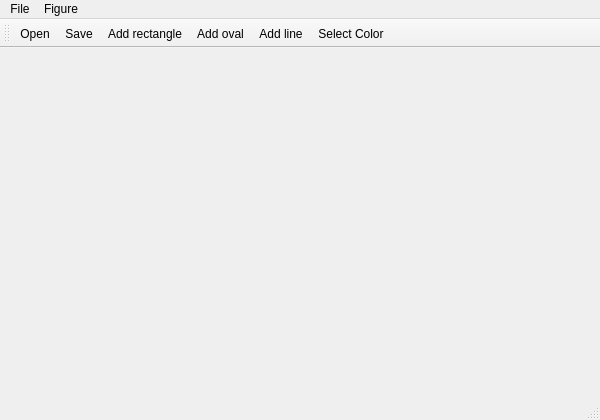
<?xml version="1.0" encoding="UTF-8"?>
<ui version="4.0">
 <class>MainWindow</class>
 <widget class="QMainWindow" name="MainWindow">
  <property name="geometry">
   <rect>
    <x>0</x>
    <y>0</y>
    <width>600</width>
    <height>389</height>
   </rect>
  </property>
  <property name="windowTitle">
   <string>MainWindow</string>
  </property>
  <widget class="QWidget" name="centralWidget">
   <property name="minimumSize">
    <size>
     <width>600</width>
     <height>350</height>
    </size>
   </property>
   <widget class="QWidget" name="verticalLayoutWidget">
    <property name="geometry">
     <rect>
      <x>0</x>
      <y>10</y>
      <width>611</width>
      <height>291</height>
     </rect>
    </property>
    <layout class="QVBoxLayout" name="verticalLayout">
     <item>
      <layout class="QHBoxLayout" name="horizontalLayout">
       <property name="spacing">
        <number>6</number>
       </property>
      </layout>
     </item>
    </layout>
   </widget>
  </widget>
  <widget class="QMenuBar" name="menuBar">
   <property name="geometry">
    <rect>
     <x>0</x>
     <y>0</y>
     <width>600</width>
     <height>21</height>
    </rect>
   </property>
   <widget class="QMenu" name="menuFile">
    <property name="title">
     <string>File</string>
    </property>
    <addaction name="actionNew"/>
    <addaction name="actionOpen"/>
    <addaction name="actionSave"/>
    <addaction name="separator"/>
    <addaction name="actionExit"/>
   </widget>
   <widget class="QMenu" name="menuForm">
    <property name="title">
     <string>Figure</string>
    </property>
    <addaction name="actionAdd_rect"/>
    <addaction name="actionAdd_oval"/>
    <addaction name="actionAdd_line"/>
    <addaction name="actionColor"/>
    <addaction name="actionRemove_all"/>
   </widget>
   <addaction name="menuFile"/>
   <addaction name="menuForm"/>
  </widget>
  <widget class="QStatusBar" name="statusBar"/>
  <widget class="QToolBar" name="toolBar">
   <property name="windowTitle">
    <string>toolBar</string>
   </property>
   <attribute name="toolBarArea">
    <enum>TopToolBarArea</enum>
   </attribute>
   <attribute name="toolBarBreak">
    <bool>false</bool>
   </attribute>
   <addaction name="actionOpen"/>
   <addaction name="actionSave"/>
   <addaction name="actionAdd_rect"/>
   <addaction name="actionAdd_oval"/>
   <addaction name="actionAdd_line"/>
   <addaction name="actionColor"/>
  </widget>
  <action name="actionOpen">
   <property name="icon">
    <iconset resource="graphics.qrc">
     <normaloff>:/icons/1498519533_editor-folder-add-glyph.png</normaloff>:/icons/1498519533_editor-folder-add-glyph.png</iconset>
   </property>
   <property name="text">
    <string>Open</string>
   </property>
  </action>
  <action name="actionSave">
   <property name="icon">
    <iconset resource="graphics.qrc">
     <normaloff>:/icons/1498519588_editor-floopy-dish-save-glyph.png</normaloff>:/icons/1498519588_editor-floopy-dish-save-glyph.png</iconset>
   </property>
   <property name="text">
    <string>Save</string>
   </property>
  </action>
  <action name="actionExit">
   <property name="text">
    <string>Exit</string>
   </property>
  </action>
  <action name="actionAdd_rect">
   <property name="icon">
    <iconset resource="graphics.qrc">
     <normaloff>:/icons/1498519708_editor-crop-outline-stroke.png</normaloff>:/icons/1498519708_editor-crop-outline-stroke.png</iconset>
   </property>
   <property name="text">
    <string>Add rectangle</string>
   </property>
  </action>
  <action name="actionAdd_oval">
   <property name="icon">
    <iconset resource="graphics.qrc">
     <normaloff>:/icons/1498519975_record-round-circle-dot.png</normaloff>:/icons/1498519975_record-round-circle-dot.png</iconset>
   </property>
   <property name="text">
    <string>Add oval</string>
   </property>
  </action>
  <action name="actionAdd_line">
   <property name="icon">
    <iconset resource="graphics.qrc">
     <normaloff>:/icons/1498519847_arrow_6.png</normaloff>:/icons/1498519847_arrow_6.png</iconset>
   </property>
   <property name="text">
    <string>Add line</string>
   </property>
  </action>
  <action name="actionNew">
   <property name="icon">
    <iconset resource="graphics.qrc">
     <normaloff>:/icons/1498520517_49.png</normaloff>:/icons/1498520517_49.png</iconset>
   </property>
   <property name="text">
    <string>New</string>
   </property>
  </action>
  <action name="actionRemove_all">
   <property name="icon">
    <iconset resource="graphics.qrc">
     <normaloff>:/icons/1498519647_editor-trash-delete-recycle-bin-glyph.png</normaloff>:/icons/1498519647_editor-trash-delete-recycle-bin-glyph.png</iconset>
   </property>
   <property name="text">
    <string>Remove all</string>
   </property>
  </action>
  <action name="actionColor">
   <property name="icon">
    <iconset resource="graphics.qrc">
     <normaloff>:/icons/1498520016_color.png</normaloff>:/icons/1498520016_color.png</iconset>
   </property>
   <property name="text">
    <string>Select Color</string>
   </property>
  </action>
 </widget>
 <layoutdefault spacing="6" margin="11"/>
 <resources>
  <include location="graphics.qrc"/>
 </resources>
 <connections/>
</ui>
